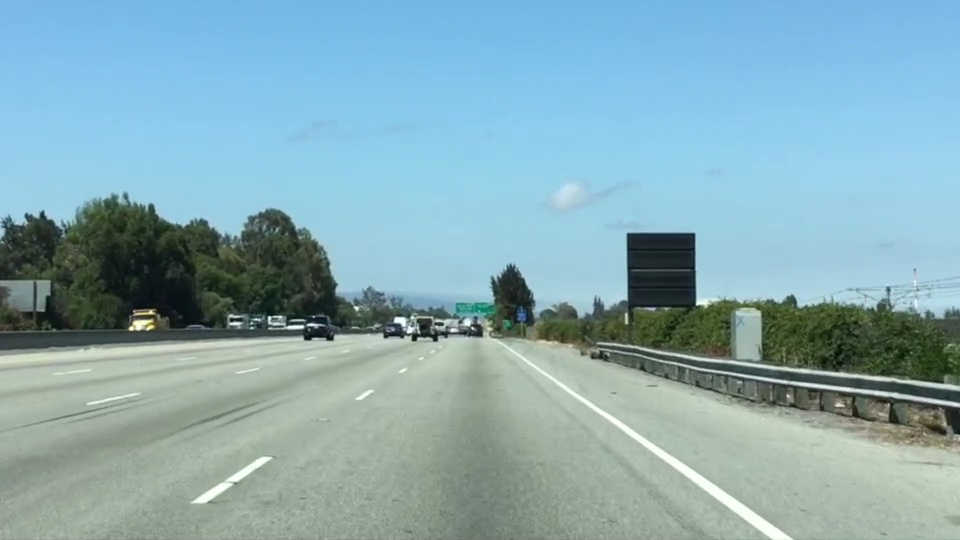
#> input picture SDC_01/SCD_01_02_06_test.jpg, 960 x 540 px
$ python -i CarND-LaneLines-P2.py   (imports and definitions only)   (older library calls are emulated)
#> lines starting #> are read from the running program, lines starting #| are printed output that depends on the picture; after the words box and inside, x2 and y2 are one past the last pixel; in counts of white or black regions, pixels touching at a corner belong together
import numpy as np
import cv2
import pickle
from numba.decorators import jit
import imageio
# [1 line not run here, left out]
from moviepy.editor import VideoFileClip


class lane_detection:
    def __init__(self):
        # parameter
        self.image_size = [720, 1280]
        self.lpf_gain = 0.2

        self.start_flag = True
        self.l_limit_flag = False
        self.r_limit_flag = False

        self.left_fit = [0, 0, 350]
        self.right_fit = [0, 0, 1280 - 350]
        ploty = np.linspace(0, self.image_size[0] - 1, self.image_size[0])
        self.left_fitx = self.left_fit[0] * ploty**2 + self.left_fit[1] * ploty + self.left_fit[2]
        self.right_fitx = self.right_fit[0] * ploty**2 + self.right_fit[1] * ploty + self.right_fit[2]

        self.image_z1 = 0
        self.frame = 0

    @jit
    def caribration_image(self, img, image_dir='none', image_name='none'):
        dist_pickle = pickle.load(open("camera_cal/wide_dist_pickle.p", "rb"))
        mtx = dist_pickle["mtx"]
        dist = dist_pickle["dist"]
        undist = cv2.undistort(img, mtx, dist, None, mtx)
        if image_dir != 'none':
            cv2.imwrite("calib_" + image_dir + image_name, undist)
        return undist

    @jit
    def transform_image(self, image, mode='none'):
        img_size = (image.shape[1], image.shape[0])
        # 1280, 720
        src = np.float32([[582, 460],
                          [309, 650],
                          [1009, 650],
                          [704, 460]])
        dst = np.float32([[(img_size[0] / 4), 0],
                          [(img_size[0] / 4), img_size[1]],
                          [(img_size[0] * 3 / 4), img_size[1]],
                          [(img_size[0] * 3 / 4), 0]])
        if mode == "r":
            M = cv2.getPerspectiveTransform(dst, src)
        else:
            M = cv2.getPerspectiveTransform(src, dst)
        warped = cv2.warpPerspective(image, M, img_size)
        return warped

    @jit
    def multi_threshold(self, image, settings):
        gray = cv2.cvtColor(image, cv2.COLOR_RGB2GRAY)
        combined_binary = np.zeros_like(gray)
        for s in settings:
            color_t = getattr(cv2, 'COLOR_RGB2{}'.format(s['cspace']))
            gray = cv2.cvtColor(image, color_t)[:, :, s['channel']]
            clahe = cv2.createCLAHE(s['clipLimit'], tileGridSize=(8, 8))
            norm_img = clahe.apply(gray)
            binary = np.zeros_like(norm_img)
            binary[(norm_img >= s['threshold']) & (norm_img <= 255)] = 1
            combined_binary[(combined_binary == 1) | (binary == 1)] = 1
        return combined_binary

    @jit
    def calc_half_bottom_histogram(self, image, white_noise=20):
        histogram_src = np.sum(image[image.shape[0] // 2:, :], axis=0)
        histogram_src = np.where(histogram_src < white_noise, 0, histogram_src)
        return histogram_src

    @jit
    def find_two_peaks(self, histogram, side_margin=250, midle_margin=150, value_th=1):
        midpoint = np.int(histogram.shape[0] // 2)
        xmax = np.int(histogram.shape[0])

        leftx_base = np.argmax(histogram[side_margin:midpoint - midle_margin]) + side_margin
        rightx_base = np.argmax(histogram[midpoint + midle_margin:xmax - side_margin]) + midpoint + midle_margin

        leftx_base_value = histogram[leftx_base]
        rightx_base_value = histogram[rightx_base]
        if leftx_base_value <= value_th and rightx_base_value <= value_th:
            leftx_base = 350
            rightx_base = 1280 - 350
        elif leftx_base_value <= value_th:
            leftx_base = xmax - rightx_base
        elif rightx_base_value <= value_th:
            rightx_base = xmax - leftx_base

        return leftx_base, rightx_base

    @jit
    def calc_nonzero_points(self, image):
        # Identify the x and y positions of all nonzero pixels in the image
        nonzero = image.nonzero()
        nonzeroy = np.array(nonzero[0])
        nonzerox = np.array(nonzero[1])
        return nonzeroy, nonzerox

    @jit
    def calc_dstack(self, image):
        return np.dstack((image, image, image)) * 255

    @jit
    def moving_window(self, binary_warped, nonzeroy, nonzerox,
                      leftx_base, rightx_base,
                      left_fit, right_fit, l_limit_flag, r_limit_flag,
                      nwindows=9, margin=100, minpix=100,):
        # Set height of windows
        window_height = np.int(binary_warped.shape[0] // nwindows)

        # Current positions to be updated for each window
        leftx_current = leftx_base
        rightx_current = rightx_base

        # Create empty lists to receive left and right lane pixel indices
        left_lane_inds = []
        right_lane_inds = []

        # Step through the windows one by one
        out_img = binary_warped.copy()
        for window in range(nwindows):
            # Identify window boundaries in x and y (and right and left)
            win_y_low = int(binary_warped.shape[0] - (window + 1) * window_height)
            win_y_high = int(binary_warped.shape[0] - window * window_height)

            if (left_fit[0] == 0 and left_fit[1] == 0)or l_limit_flag:
                win_xleft_low = int(leftx_current - margin)
                win_xleft_high = int(leftx_current + margin)
            else:
                win_xleft_base = left_fit[0] * win_y_high * win_y_high + left_fit[1] * win_y_high + left_fit[2]
                win_xleft_low = int(win_xleft_base - margin)
                win_xleft_high = int(win_xleft_base + margin)

            if (right_fit[0] == 0 and right_fit[1] == 0) or r_limit_flag:
                win_xright_low = int(rightx_current - margin)
                win_xright_high = int(rightx_current + margin)
            else:
                win_xright_base = right_fit[0] * win_y_high * win_y_high + right_fit[1] * win_y_high + right_fit[2]
                win_xright_low = int(win_xright_base - margin)
                win_xright_high = int(win_xright_base + margin)

            # Draw the windows on the visualization image
            cv2.rectangle(out_img, (win_xleft_low, win_y_low), (win_xleft_high, win_y_high), (0, 255, 0), 5)
            cv2.rectangle(out_img, (win_xright_low, win_y_low), (win_xright_high, win_y_high), (0, 255, 0), 5)

            # Identify the nonzero pixels in x and y within the window
            good_left_inds = ((nonzeroy >= win_y_low) & (nonzeroy < win_y_high) &
                              (nonzerox >= win_xleft_low) & (nonzerox < win_xleft_high)).nonzero()[0]
            good_right_inds = ((nonzeroy >= win_y_low) & (nonzeroy < win_y_high) &
                               (nonzerox >= win_xright_low) & (nonzerox < win_xright_high)).nonzero()[0]

            # Append these indices to the lists
            # 探索領域内の有効要素を後のフィッティングのために貯めこんでいく
            left_lane_inds.append(good_left_inds)
            right_lane_inds.append(good_right_inds)

            # If you found > minpix pixels, recenter next window on their mean position
            # 窓内で発見した左右の車線位置
            if len(good_left_inds) > minpix:
                leftx_current = np.int(np.mean(nonzerox[good_left_inds]))
            if len(good_right_inds) > minpix:
                rightx_current = np.int(np.mean(nonzerox[good_right_inds]))

        # Concatenate the arrays of indices
        # 配列の連結
        left_lane_inds = np.concatenate(left_lane_inds)
        right_lane_inds = np.concatenate(right_lane_inds)

        return left_lane_inds, right_lane_inds, out_img

    # @jit
    def calc_fitting(self, nonzeroy, nonzerox, left_lane_inds, right_lane_inds,
                     left_fit_z1, right_fit_z1,
                     alim=0.01, blim=10, lane_width_min=400, lane_width_max=800):
        # left a,b,c [  9.00199449e-05  -2.72302356e-01   5.02215113e+02]
        # right a,b,c [  1.73323778e-04  -2.83396970e-01   1.12500427e+03]

        # Extract left and right line pixel positions
        leftx = nonzerox[left_lane_inds]
        lefty = nonzeroy[left_lane_inds]
        rightx = nonzerox[right_lane_inds]
        righty = nonzeroy[right_lane_inds]

        # use last abc to append half bottom area
        ploty = np.linspace(self.image_size[0] // 3 * 2, self.image_size[0] - 1, self.image_size[0] // 3 * 2)
        left_fitx_z1 = left_fit_z1[0] * ploty**2 + left_fit_z1[1] * ploty + left_fit_z1[2]
        right_fitx_z1 = right_fit_z1[0] * ploty**2 + right_fit_z1[1] * ploty + right_fit_z1[2]
        leftx = np.append(leftx, left_fitx_z1)
        lefty = np.append(lefty, ploty)
        rightx = np.append(rightx, right_fitx_z1)
        righty = np.append(righty, ploty)

        l_limit_flag = False
        r_limit_flag = False
        # Fit a second order polynomial to eachnonzerox
        # 二次関数でフィッティング
        try:
            left_fit = np.polyfit(lefty, leftx, 2)
            right_fit = np.polyfit(righty, rightx, 2)
        except:
            left_fit = [0, 0, 350]
            right_fit = [0, 0, 1280 - 350]
            l_limit_flag = True
            r_limit_flag = True

        if left_fit[0] > alim:
            left_fit[0] = alim
            l_limit_flag = True
        elif left_fit[0] < -alim:
            left_fit[0] = -alim
            l_limit_flag = True
        if left_fit[1] > blim:
            left_fit[1] = blim
            l_limit_flag = True
        elif left_fit[1] < -blim:
            left_fit[1] = -blim
            l_limit_flag = True

        if right_fit[0] > alim:
            right_fit[0] = alim
            r_limit_flag = True
        elif right_fit[0] < -alim:
            right_fit[0] = -alim
            r_limit_flag = True
        if right_fit[1] > blim:
            right_fit[1] = blim
            r_limit_flag = True
        elif right_fit[1] < -blim:
            right_fit[1] = -blim
            r_limit_flag = True

        ymax = self.image_size[0]
        xmax = self.image_size[1]
        xmidle = xmax / 2
        left_lane_x = left_fit[0] * ymax * ymax + left_fit[1] * ymax + left_fit[2]
        right_lane_x = right_fit[0] * ymax * ymax + right_fit[1] * ymax + right_fit[2]
        if left_lane_x < 0 or left_lane_x > xmidle:
            l_limit_flag = True
        if right_lane_x < xmidle or right_lane_x > xmax:
            r_limit_flag = True

        return left_fit, right_fit, l_limit_flag, r_limit_flag

    @jit
    def calc_ane_inds_width_limit(self, nonzeroy, nonzerox, left_fit, right_fit, margin=50):
        left_lane_left_margin = (left_fit[0] * (nonzeroy**2) + left_fit[1] * nonzeroy + left_fit[2] - margin)
        left_lane_right_margin = (left_fit[0] * (nonzeroy**2) + left_fit[1] * nonzeroy + left_fit[2] + margin)
        left_lane_inds_width_limit = ((nonzerox > left_lane_left_margin) & (nonzerox < left_lane_right_margin))

        right_lane_left_margin = (right_fit[0] * (nonzeroy**2) + right_fit[1] * nonzeroy + right_fit[2] - margin)
        right_lane_right_margin = (right_fit[0] * (nonzeroy**2) + right_fit[1] * nonzeroy + right_fit[2] + margin)
        right_lane_inds_width_limit = ((nonzerox > right_lane_left_margin) & (nonzerox < right_lane_right_margin))

        return left_lane_inds_width_limit, right_lane_inds_width_limit

    @jit
    def calc_fitpoints(self, image, left_fit, right_fit):
        ploty = np.linspace(0, image.shape[0] - 1, image.shape[0])
        left_fitx = left_fit[0] * ploty**2 + left_fit[1] * ploty + left_fit[2]
        right_fitx = right_fit[0] * ploty**2 + right_fit[1] * ploty + right_fit[2]
        return left_fitx, right_fitx

    @jit
    def calc_window_img(self, image, left_fitx, right_fitx, margin=50, color=(0, 55, 0)):
        ploty = np.linspace(0, image.shape[0] - 1, image.shape[0])

        # Generate a polygon to illustrate the search window area
        # And recast the x and y points into usable format for cv2.fillPoly()
        left_line_window1 = np.array([np.transpose(np.vstack([left_fitx - margin, ploty]))])
        left_line_window2 = np.array([np.flipud(np.transpose(np.vstack([left_fitx + margin, ploty])))])
        left_line_pts = np.hstack((left_line_window1, left_line_window2))

        right_line_window1 = np.array([np.transpose(np.vstack([right_fitx - margin, ploty]))])
        right_line_window2 = np.array([np.flipud(np.transpose(np.vstack([right_fitx + margin, ploty])))])
        right_line_pts = np.hstack((right_line_window1, right_line_window2))

        # Draw the lane onto the warped blank image
        window_img = image.copy()
        cv2.fillPoly(window_img, np.int_([left_line_pts]), color)
        cv2.fillPoly(window_img, np.int_([right_line_pts]), color)

        return window_img

    @jit
    def calc_road_img(self, image, left_fitx, right_fitx):
        ploty = np.linspace(0, image.shape[0] - 1, image.shape[0])
        line_window1 = np.array([np.transpose(np.vstack([left_fitx, ploty]))])
        line_window2 = np.array([np.flipud(np.transpose(np.vstack([right_fitx, ploty])))])
        line_pts = np.hstack((line_window1, line_window2))

        # Draw the lane onto the warped blank image
        window_img = np.zeros_like(image)
        cv2.fillPoly(window_img, np.int_([line_pts]), (0, 155, 0))
        return window_img

    @jit
    def combine_images(self, masked_image, line_image):
        if len(masked_image.shape) == 2:
            masked_image = np.dstack((masked_image, masked_image, masked_image))
        if len(line_image.shape) == 2:
            line_image = np.dstack((line_image, line_image, line_image))
        return cv2.addWeighted(masked_image, 1.0, line_image, 1.0, 1)

    @jit
    def input_overlay(self, image, overlay, org, border_thickness=2):
        if len(overlay.shape) == 2:
            overlay = np.dstack((overlay, overlay, overlay)) * 255

        # Add border to overlay
        overlay[:border_thickness, :, :] = 255
        overlay[-border_thickness:, :, :] = 255
        overlay[:, :border_thickness, :] = 255
        overlay[:, -border_thickness:, :] = 255

        # Place overlay onto image
        x_offset, y_offset = org
        image[y_offset:y_offset + overlay.shape[0], x_offset:x_offset + overlay.shape[1]] = overlay

        return image

    def process_image(self, image):
        # caribration, transform
        image_caribrationed = self.caribration_image(image)
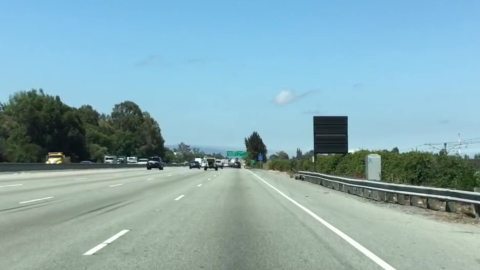
#> image_caribrationed: shape (540, 960, 3) (shown at 1/2 size); mean R, G, B 135.7, 171.1, 178.3
        image_transformed = self.transform_image(image_caribrationed)
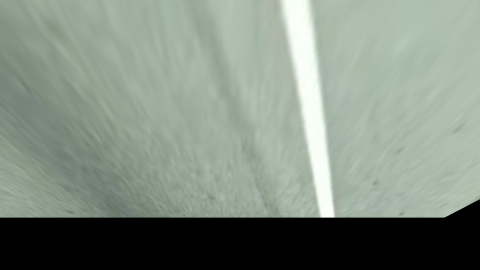
#> image_transformed: shape (540, 960, 3) (shown at 1/2 size); mean R, G, B 128.9, 141.2, 129.2

        # filter
        settings = []
        settings.append({'cspace': 'LAB', 'channel': 2, 'clipLimit': 2.0, 'threshold': 145})
        settings.append({'cspace': 'HLS', 'channel': 1, 'clipLimit': 2.0, 'threshold': 205})
        settings.append({'cspace': 'HSV', 'channel': 2, 'clipLimit': 6.0, 'threshold': 215})
        image_threshold = self.multi_threshold(image_transformed, settings)
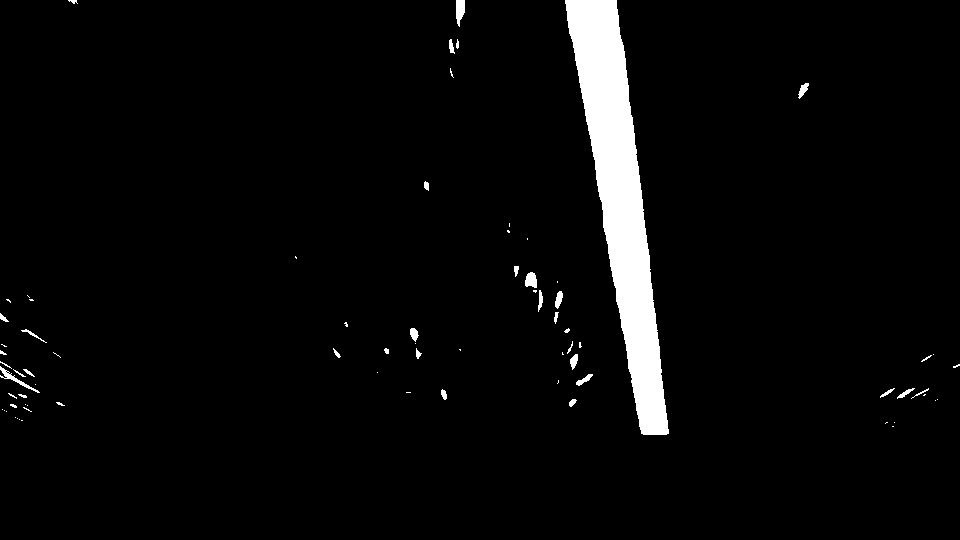
#> image_threshold: shape (540, 960); values 0 (black) and 1 (white), 3.8% white; 76 white regions (45 under 20 px), largest, box (x1, y1, x2, y2) and area: (565, 0, 669, 435) 17805, (456, 0, 465, 27) 180, (0, 366, 40, 393) 173

        # histogram
        bottom_histogram = self.calc_half_bottom_histogram(image_threshold)
#> bottom_histogram = 960 values, max 165 at index 643, min 0 at index 0, mean 5.78
        leftx_base, rightx_base = self.find_two_peaks(bottom_histogram)
#> leftx_base = 317; rightx_base = 643

        nonzeroy, nonzerox = self.calc_nonzero_points(image_threshold)
#> nonzeroy = 19816 values from 0 to 434; nonzerox = 19816 values, max 959 at index 17025, min 0 at index 14739, mean 600.3
        image_threshold_dstack = self.calc_dstack(image_threshold)

        # find suitable area by using moving window
        left_lane_inds, right_lane_inds, image_window = self.moving_window(image_threshold_dstack,
                                                                           nonzeroy, nonzerox,
                                                                           leftx_base, rightx_base,
                                                                           self.left_fit, self.right_fit,
                                                                           self.l_limit_flag, self.r_limit_flag,
                                                                           nwindows=8, margin=80, minpix=50)
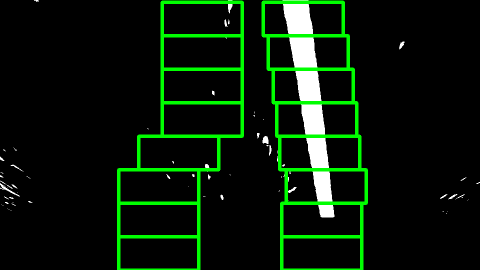
#> image_window: shape (540, 960, 3) (shown at 1/2 size); mean of channels 0, 1, 2 8.6, 25.3, 8.6; drawn as B, G, R
#> left_lane_inds = 415 values, max 17350 at index 54, min 267 at index 191, mean 7156.6; right_lane_inds = 17852 values, max 19815 at index 837, min 276 at index 14459, mean 9719.2

        # calc lane abc
        left_fit, right_fit, self.l_limit_flag, self.r_limit_flag = self.calc_fitting(nonzeroy, nonzerox,
                                                                                      left_lane_inds, right_lane_inds,
                                                                                      self.left_fit, self.right_fit)
#> in calc_fitting, `leftx = nonzerox[left_lane_inds]`: leftx = 415 values, max 464 at index 199, min 333 at index 0, mean 429.8
#> in calc_fitting, `lefty = nonzeroy[left_lane_inds]`: lefty = 415 values, max 372 at index 54, min 4 at index 191, mean 148.4
#> in calc_fitting, `rightx = nonzerox[right_lane_inds]`: rightx = 17852 values, max 668 at index 701, min 559 at index 3885, mean 619.5
#> in calc_fitting, `righty = nonzeroy[right_lane_inds]`: righty = 17852 values, max 434 at index 814, min 4 at index 14459, mean 200.2
#> in calc_fitting, `leftx = np.append(leftx, left_fitx_z1)`: leftx = 895 values, max 464 at index 199, min 333 at index 0, mean 387
#> in calc_fitting, `lefty = np.append(lefty, ploty)`: lefty = 895 values, max 719 at index 894, min 4 at index 191, mean 390.3
#> in calc_fitting, `rightx = np.append(rightx, right_fitx_z1)`: rightx = 18332 values, max 930 at index 17852, min 559 at index 3885, mean 627.6
#> in calc_fitting, `righty = np.append(righty, ploty)`: righty = 18332 values, max 719 at index 18331, min 4 at index 14459, mean 210.7
#> in calc_fitting, `left_fit = np.polyfit(lefty, leftx, 2)`: left_fit = [0.000209, -0.319, 466.4]
#> in calc_fitting, `right_fit = np.polyfit(righty, rightx, 2)`: right_fit = [0.00107, -0.265, 615.6]
#> in calc_fitting, `left_lane_x = left_fit[0] * ymax * ymax + left_fit[1] * ymax + left_fi..`: left_lane_x = 345.3
#> in calc_fitting, `right_lane_x = right_fit[0] * ymax * ymax + right_fit[1] * ymax + righ..`: right_lane_x = 981.1
#> left_fit = [0.000209, -0.319, 466.4]; right_fit = [0.00107, -0.265, 615.6]; self.l_limit_flag = False; self.r_limit_flag = False
        left_lane_inds_lim, right_fit_inds_lim = self.calc_ane_inds_width_limit(nonzeroy, nonzerox,
                                                                                self.left_fit, self.right_fit,
                                                                                margin=80)
        left_fit_lim, right_fit_lim, self.l_limit_flag, self.r_limit_flag = self.calc_fitting(nonzeroy, nonzerox,
                                                                                              left_lane_inds_lim, right_fit_inds_lim,
                                                                                              self.left_fit, self.right_fit)
#> left_fit_lim = [0.000343, -0.466, 506]; right_fit_lim = [-0.000258, 0.337, 820.7]

        # lan lpf
        if self.start_flag:
            self.left_fit = left_fit
#> self.left_fit = [0.000209, -0.319, 466.4]
            self.right_fit = right_fit
#> self.right_fit = [0.00107, -0.265, 615.6]
            self.start_flag = False
        else:
            self.left_fit[0] = (left_fit_lim[0] * self.lpf_gain) + (self.left_fit[0] * (1.0 - self.lpf_gain))
            self.left_fit[1] = (left_fit_lim[1] * self.lpf_gain) + (self.left_fit[1] * (1.0 - self.lpf_gain))
            self.left_fit[2] = (left_fit_lim[2] * self.lpf_gain) + (self.left_fit[2] * (1.0 - self.lpf_gain))
            self.right_fit[0] = (right_fit_lim[0] * self.lpf_gain) + (self.right_fit[0] * (1.0 - self.lpf_gain))
            self.right_fit[1] = (right_fit_lim[1] * self.lpf_gain) + (self.right_fit[1] * (1.0 - self.lpf_gain))
            self.right_fit[2] = (right_fit_lim[2] * self.lpf_gain) + (self.right_fit[2] * (1.0 - self.lpf_gain))

        # calc lane array
        # pink
        left_fitx_raw, right_fitx_raw = self.calc_fitpoints(image_threshold_dstack, left_fit, right_fit)
#> left_fitx_raw = 540 values, max 466.4 at index 0, min 355.3 at index 539, mean 400.8; right_fitx_raw = 540 values, max 784.5 at index 539, min 599.2 at index 123, mean 648.2
        image_window_line = self.calc_window_img(image_window, left_fitx_raw, right_fitx_raw,
                                                 margin=5, color=(255, 0, 255))
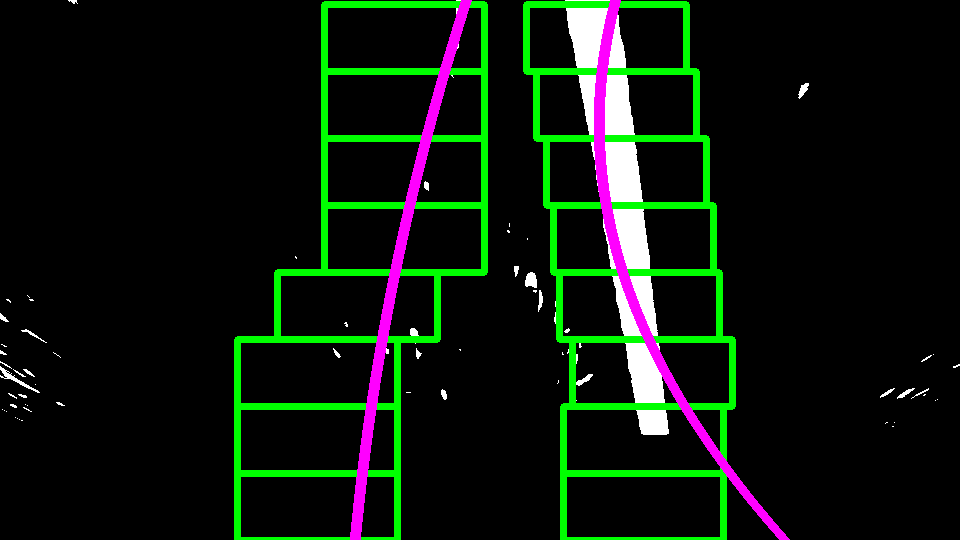
#> image_window_line: shape (540, 960, 3); mean of channels 0, 1, 2 12.6, 22.9, 12.6; drawn as B, G, R
        # blue
        left_fitx_lim, right_fitx_lim = self.calc_fitpoints(image_threshold_dstack, left_fit_lim, right_fit_lim)
#> left_fitx_lim = 540 values, max 506 at index 0, min 354.5 at index 539, mean 413.7; right_fitx_lim = 540 values from 820.7 to 927.6
        image_window_line = self.calc_window_img(image_window_line, left_fitx_lim, right_fitx_lim,
                                                 margin=5, color=(0, 255, 255))
#> (the rest of the program and of its run is left out)
